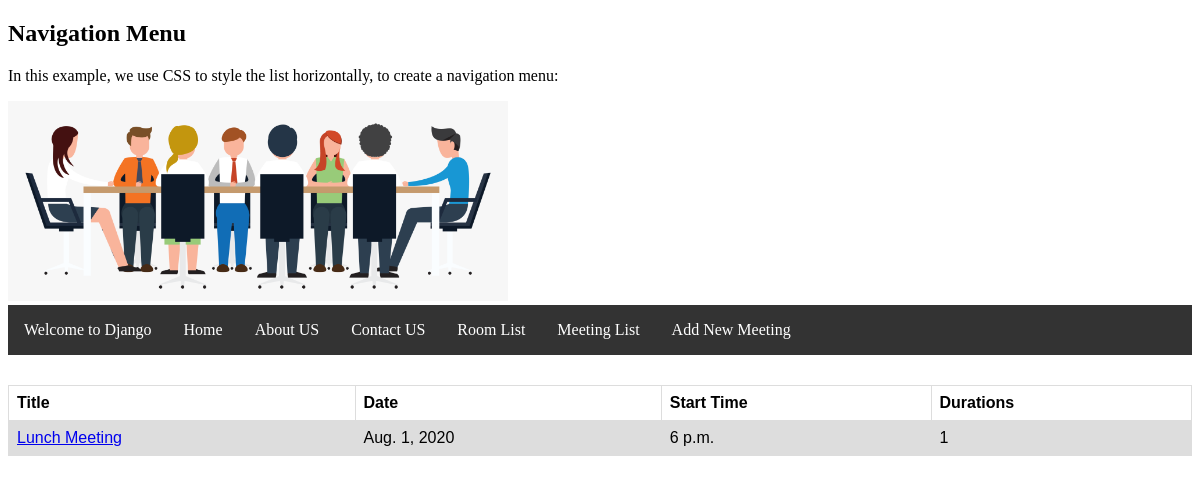
The app's page /meetings/, older data.
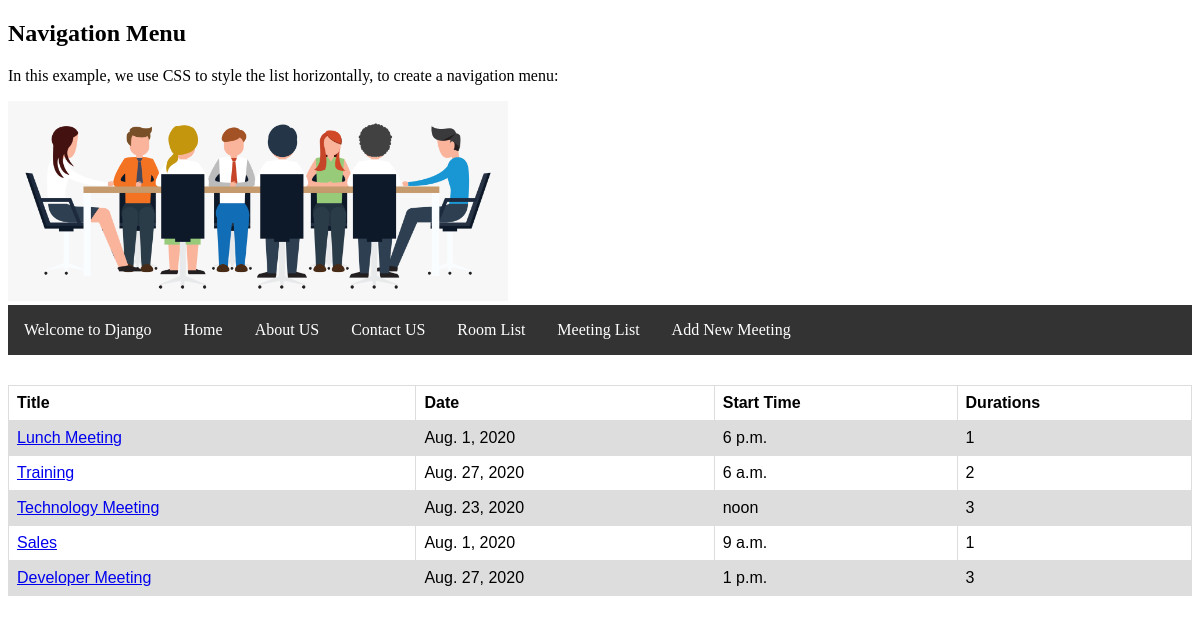
The same page, newer data.
### meetings/models.py (models this page shows, shortened)
class Meeting(models.Model):
    title = models.CharField(max_length=200)
    date = models.DateField()
    start_time = models.TimeField(default=time(9))
    duration = models.IntegerField(default=1)
    room = models.ForeignKey(Room, on_delete=models.CASCADE)

### meetings/views.py (the view)
# urls.py: path('', meeting_list, name="meeting_list"),
def meeting_list(requests):
    meetings = Meeting.objects.all()
    return render(requests, "meetings/meeting_list.html", {"meeting_list": meetings})

### meetings/templates/meetings/meeting_list.html (shortened to what this page needs)
{% extends "meetings/base.html" %}
{% block content %}
<table>
    <tr>
        <th>Title</th>
        <th>Date</th>
        <th>Start Time</th>
        <th>Durations</th>
    </tr>
    {% for meeting in meeting_list %}
    <tr>
        <td><a href="{% url 'detail' meeting.id %}">{{meeting.title}}</a></td>
        <td>{{meeting.date}}</td>
        <td>{{meeting.start_time}}</td>
        <td>{{meeting.duration}}</td>
    </tr>
    {% endfor %}
</table>
{% endblock %}

### meetings/templates/meetings/base.html (shortened to what this page needs)
{% load static %}
<!DOCTYPE html>
<html lang="en">
<head>
    <link rel="stylesheet" href="{% static 'meetings/style.css'  %}">
</head>
<body>
<h2>Navigation Menu</h2>
<p>In this example, we use CSS to style the list horizontally, to create a navigation menu:</p>
<img src="{% static 'meetings/meeting.png'  %}" height="200px" width="500px">
<ul>
    <li><a href="{% url 'welcome'  %}">Welcome to Django</a></li>
    <li><a href="{% url 'home'  %}">Home</a></li>
    <li><a href="{% url 'about'  %}">About US</a></li>
    <li><a href="{% url 'contact'  %}">Contact US</a></li>
    <li><a href="{% url 'rooms'  %}">Room List</a></li>
    <li><a href="{% url 'meeting_list'  %}">Meeting List</a></li>
    <li><a href="{% url 'add_meeting'  %}">Add New Meeting</a></li>
</ul>
{% block content %}{% endblock %}
</body>
</html>

### meetings/static/meetings/style.css (style rules this page uses)
ul { list-style-type: none; margin: 0; padding: 0; overflow: hidden; background-color: #333333; }
li { float: left; }
li a { display: block; color: white; text-align: center; padding: 16px; text-decoration: none; }

### meetings/templates/meetings/meeting_list.html (style rules this page uses)
table { font-family: arial, sans-serif; border-collapse: collapse; width: 100%; margin-top: 30px; }
td, th { border: 1px solid #dddddd; text-align: left; padding: 8px; }
tr:nth-child(even) { background-color: #dddddd; }

Row changes from the older to the newer data that the page shows:
added Meeting: title "Training", date "Aug. 27, 2020", start_time "6 a.m.", duration "2"
added Meeting: title "Technology Meeting", date "Aug. 23, 2020", start_time "noon", duration "3"
added Meeting: title "Sales", date "Aug. 1, 2020", start_time "9 a.m.", duration "1"
added Meeting: title "Developer Meeting", date "Aug. 27, 2020", start_time "1 p.m.", duration "3"
